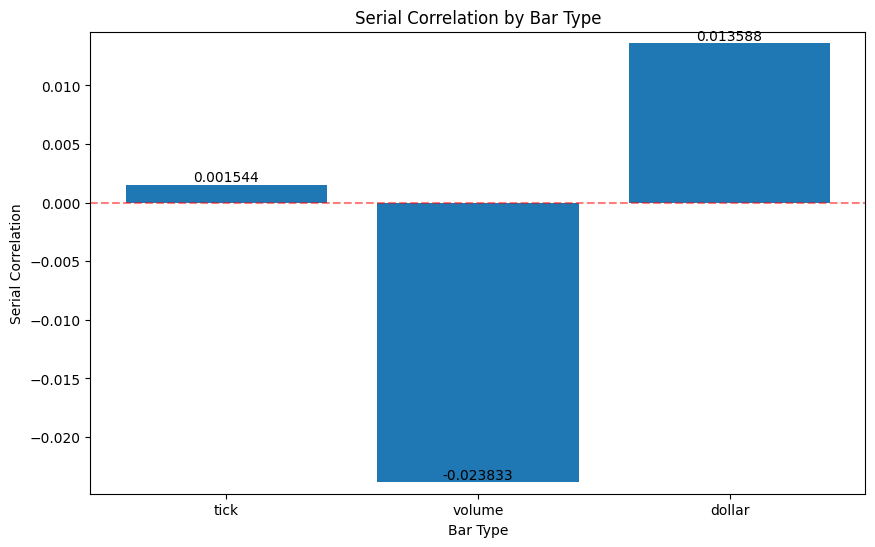

Generate this figure with Python:
from pathlib import Path

import matplotlib.pyplot as plt
from snowflake.snowpark.functions import col

from analyses.snowflake_utils import get_snowflake_connection


def plot_es_futures_bar_returns_correlation():
    """
    Plot the serial correlation of bar returns for ES futures.
    """

    print("Plotting ES futures bar returns correlation")

    # Connect to Snowflake
    session = get_snowflake_connection()

    # Create a table object for the weekly bar counts data
    bar_returns_correlation = session.table(
        "data_platform.fact.timeseries__es_equity_index_future__bar_returns_correlation"
    )

    # Convert Snowflake table to pandas DataFrame
    df = bar_returns_correlation.select(
        col("BAR_TYPE"), col("SERIAL_CORRELATION")
    ).to_pandas()

    # Create a bar plot
    plt.figure(figsize=(10, 6))
    plt.bar(df["BAR_TYPE"], df["SERIAL_CORRELATION"])
    plt.title("Serial Correlation by Bar Type")
    plt.xlabel("Bar Type")
    plt.ylabel("Serial Correlation")

    # Add value labels on top of each bar
    for i, v in enumerate(df["SERIAL_CORRELATION"]):
        plt.text(i, v, f"{v:.6f}", ha="center", va="bottom")

    # Adjust y-axis to highlight differences
    plt.ylim(
        min(df["SERIAL_CORRELATION"]) - 0.001, max(df["SERIAL_CORRELATION"]) + 0.001
    )

    # Add a horizontal line at y=0 for reference
    plt.axhline(y=0, color="r", linestyle="--", alpha=0.5)

    # Save the plot
    script_dir = Path(__file__).parent.resolve()
    plot_name = f"{Path(__file__).stem}.png"
    plot_path = script_dir / plot_name
    plt.savefig(plot_path, bbox_inches="tight")
    print(f"Plot saved as {plot_path}\n\n")
    plt.close()

    # Close the Snowflake session
    session.close()


if __name__ == "__main__":
    plot_es_futures_bar_returns_correlation()
